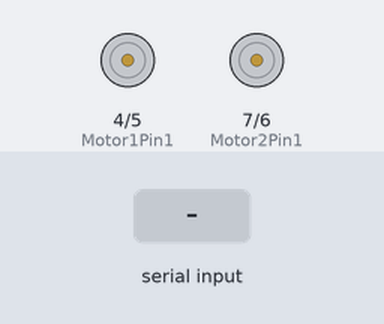
This sketch was run on a simulated Arduino Uno, built with avr-gcc and run on an emulated ATmega328P. Shown: motor-driver pin pairs drawn as motors (green arrow = first pin HIGH = forward, orange = second pin HIGH = backward, longer = more drive). The inputs (shaded band) are chosen by the test bench. What the sketch prints to the serial monitor is not drawn.

Above: at 1.2 s.
1.3 s: "U" received over Serial
At 2.1 s:
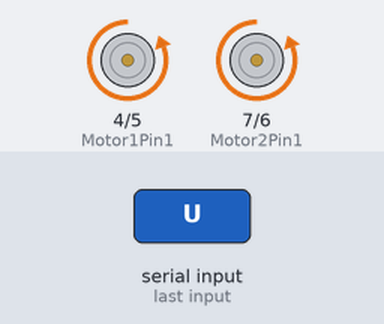
2.8 s: "D" received over Serial
At 3.3 s:
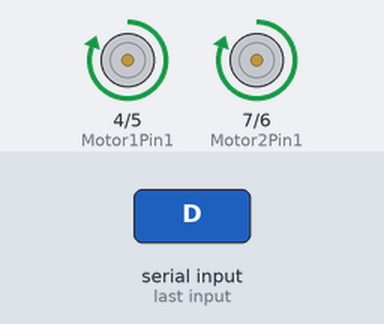
4.3 s: "L" received over Serial
At 5.5 s:
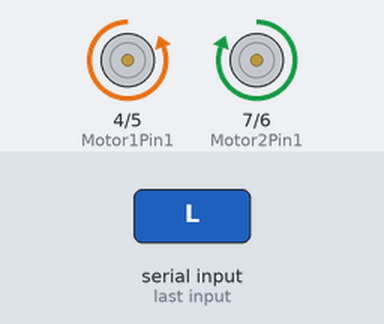
5.8 s: "R" received over Serial
At 6.7 s:
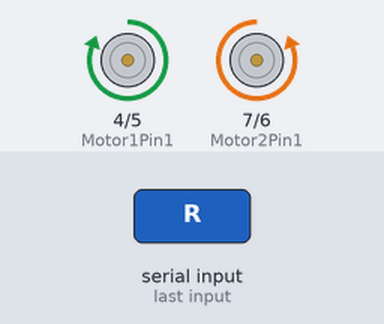
Timing chart, 0 to 8.3 s (numbered marks = the images above; inputs shaded):
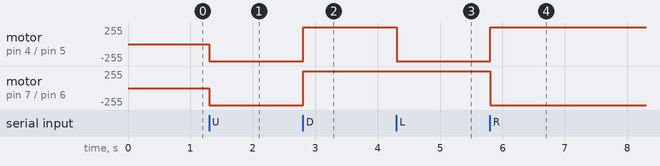

Measured:
- after the input at 1.3 s, motor on pin 4 (Motor1Pin1) / pin 5 (Motor1Pin2), motor on pin 7 (Motor2Pin1) / pin 6 (Motor2Pin2): stopped → backward 255/255 at once
- after the input at 2.8 s, motor on pin 4 (Motor1Pin1) / pin 5 (Motor1Pin2), motor on pin 7 (Motor2Pin1) / pin 6 (Motor2Pin2): backward 255/255 → forward 255/255 at once
- after the input at 4.3 s, motor on pin 4 (Motor1Pin1) / pin 5 (Motor1Pin2): forward 255/255 → backward 255/255 at once
- after the input at 5.8 s, motor on pin 4 (Motor1Pin1) / pin 5 (Motor1Pin2): backward 255/255 → forward 255/255 at once; motor on pin 7 (Motor2Pin1) / pin 6 (Motor2Pin2): forward 255/255 → backward 255/255 at once

The sketch:

bluetooth_hc05_rc_car.ino
```cpp
//RC car with bluetooth communication

int Motor1Pin1 = 4;  // left motor pins
int Motor1Pin2 = 5;


int Motor2Pin2 =6;
int Motor2Pin1 = 7;


char incByte; // bluetooth data read


void setup(){

  Serial.begin(9600);
  pinMode(Motor1Pin1, OUTPUT);
  pinMode(Motor1Pin2, OUTPUT);
  pinMode(Motor2Pin1, OUTPUT);
  pinMode(Motor2Pin2, OUTPUT);


}


void loop(){

  if(Serial.available()>0)
  {
    incByte = Serial.read();
  }
  Serial.println(incByte);

 if(incByte == 'U'){ moveForward(); }
 if(incByte == 'D'){   moveBackward();}
 if(incByte == 'L'){    moveLeft();}
 if(incByte == 'R'){   moveRight();}
 else if(incByte == 'S'){   moveStop();}

}

//functions for different modes

void moveBackward(){

  digitalWrite(Motor1Pin1, HIGH);
  digitalWrite(Motor1Pin2, LOW);
  digitalWrite(Motor2Pin1, HIGH);
  digitalWrite(Motor2Pin2, LOW);
}

void moveForward(){

  digitalWrite(Motor1Pin1, LOW);
  digitalWrite(Motor1Pin2, HIGH);
  digitalWrite(Motor2Pin1, LOW);
  digitalWrite(Motor2Pin2, HIGH);
}

void moveLeft(){

  digitalWrite(Motor1Pin2, HIGH);
  digitalWrite(Motor1Pin1, LOW);//
  digitalWrite(Motor2Pin1, HIGH);
  digitalWrite(Motor2Pin2,LOW);
}

void moveRight(){

  digitalWrite(Motor1Pin2, LOW);
  digitalWrite(Motor1Pin1, HIGH);
  digitalWrite(Motor2Pin1, LOW); //
  digitalWrite(Motor2Pin2, HIGH);
}


void moveStop(){

  digitalWrite(Motor1Pin1, LOW);
  digitalWrite(Motor1Pin2, LOW);
  digitalWrite(Motor2Pin1, LOW);
  digitalWrite(Motor2Pin2, LOW);
}
```
